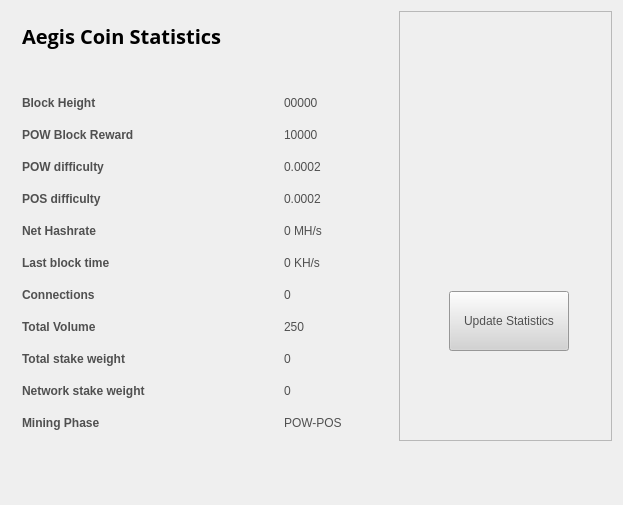
<?xml version="1.0" encoding="UTF-8"?>
<ui version="4.0">
 <class>StatisticsPage</class>
 <widget class="QWidget" name="StatisticsPage">
  <property name="windowModality">
   <enum>Qt::NonModal</enum>
  </property>
  <property name="geometry">
   <rect>
    <x>0</x>
    <y>0</y>
    <width>623</width>
    <height>505</height>
   </rect>
  </property>
  <property name="windowTitle">
   <string>Digging</string>
  </property>
  <property name="styleSheet">
   <string notr="true">color:#505050;
font-family:'Open Sans,sans-serif';</string>
  </property>
  <layout class="QGridLayout" name="gridLayout">
   <property name="sizeConstraint">
    <enum>QLayout::SetMaximumSize</enum>
   </property>
   <item row="0" column="1">
    <widget class="QFrame" name="frame">
     <property name="minimumSize">
      <size>
       <width>213</width>
       <height>0</height>
      </size>
     </property>
     <property name="frameShape">
      <enum>QFrame::StyledPanel</enum>
     </property>
     <property name="frameShadow">
      <enum>QFrame::Raised</enum>
     </property>
     <widget class="QPushButton" name="startButton">
      <property name="geometry">
       <rect>
        <x>50</x>
        <y>280</y>
        <width>120</width>
        <height>60</height>
       </rect>
      </property>
      <property name="sizePolicy">
       <sizepolicy hsizetype="Fixed" vsizetype="Fixed">
        <horstretch>0</horstretch>
        <verstretch>0</verstretch>
       </sizepolicy>
      </property>
      <property name="minimumSize">
       <size>
        <width>120</width>
        <height>60</height>
       </size>
      </property>
      <property name="styleSheet">
       <string notr="true">background:lightgrey;</string>
      </property>
      <property name="text">
       <string>Update Statistics</string>
      </property>
     </widget>
     <widget class="QLabel" name="label">
      <property name="geometry">
       <rect>
        <x>10</x>
        <y>70</y>
        <width>191</width>
        <height>191</height>
       </rect>
      </property>
      <property name="text">
       <string>&lt;!DOCTYPE HTML PUBLIC &quot;-//W3C//DTD HTML 4.0//EN&quot; &quot;http://www.w3.org/TR/REC-html40/strict.dtd&quot;&gt;
&lt;html&gt;&lt;head&gt;&lt;meta name=&quot;qrichtext&quot; content=&quot;1&quot; /&gt;&lt;style type=&quot;text/css&quot;&gt;
p, li { white-space: pre-wrap; }
&lt;/style&gt;&lt;/head&gt;&lt;body style=&quot; font-family:'Open Sans,sans-serif'; font-size:8pt; font-weight:400; font-style:normal;&quot;&gt;
&lt;p align=&quot;center&quot; style=&quot; margin-top:0px; margin-bottom:0px; margin-left:0px; margin-right:0px; -qt-block-indent:0; text-indent:0px;&quot;&gt;&lt;img src=&quot;:/icons/bitcoin_testnet&quot; /&gt;&lt;/p&gt;&lt;/body&gt;&lt;/html&gt;</string>
      </property>
     </widget>
    </widget>
   </item>
   <item row="0" column="0">
    <widget class="QFrame" name="gridFrame_2">
     <layout class="QGridLayout" name="gridLayout_4">
      <item row="3" column="0">
       <layout class="QFormLayout" name="formLayout_2">
        <property name="fieldGrowthPolicy">
         <enum>QFormLayout::FieldsStayAtSizeHint</enum>
        </property>
        <property name="horizontalSpacing">
         <number>139</number>
        </property>
        <property name="verticalSpacing">
         <number>18</number>
        </property>
        <property name="rightMargin">
         <number>0</number>
        </property>
        <item row="1" column="0">
         <widget class="QLabel" name="label_14">
          <property name="text">
           <string>&lt;html&gt;&lt;head/&gt;&lt;body&gt;&lt;p&gt;&lt;span style=&quot; font-weight:600;&quot;&gt;Block Height&lt;/span&gt;&lt;/p&gt;&lt;/body&gt;&lt;/html&gt;</string>
          </property>
         </widget>
        </item>
        <item row="1" column="1">
         <widget class="QLabel" name="heightBox">
          <property name="text">
           <string>00000</string>
          </property>
         </widget>
        </item>
        <item row="2" column="0">
         <widget class="QLabel" name="label_12">
          <property name="text">
           <string>&lt;html&gt;&lt;head/&gt;&lt;body&gt;&lt;p&gt;&lt;span style=&quot; font-weight:600;&quot;&gt;POW Block Reward&lt;/span&gt;&lt;/p&gt;&lt;/body&gt;&lt;/html&gt;</string>
          </property>
         </widget>
        </item>
        <item row="2" column="1">
         <widget class="QLabel" name="rewardBox">
          <property name="text">
           <string>10000</string>
          </property>
         </widget>
        </item>
        <item row="3" column="0">
         <widget class="QLabel" name="label_13">
          <property name="text">
           <string>&lt;html&gt;&lt;head/&gt;&lt;body&gt;&lt;p&gt;&lt;span style=&quot; font-weight:600;&quot;&gt;POW difficulty&lt;/span&gt;&lt;/p&gt;&lt;/body&gt;&lt;/html&gt;</string>
          </property>
         </widget>
        </item>
        <item row="3" column="1">
         <widget class="QLabel" name="diffBox">
          <property name="text">
           <string>0.0002</string>
          </property>
         </widget>
        </item>
        <item row="4" column="0">
         <widget class="QLabel" name="label_9">
          <property name="text">
           <string>&lt;html&gt;&lt;head/&gt;&lt;body&gt;&lt;p&gt;&lt;span style=&quot; font-weight:600;&quot;&gt;POS difficulty&lt;/span&gt;&lt;/p&gt;&lt;/body&gt;&lt;/html&gt;</string>
          </property>
         </widget>
        </item>
        <item row="4" column="1">
         <widget class="QLabel" name="diffBox2">
          <property name="text">
           <string>0.0002</string>
          </property>
         </widget>
        </item>
        <item row="5" column="1">
         <widget class="QLabel" name="pawrateBox">
          <property name="text">
           <string>0 MH/s</string>
          </property>
         </widget>
        </item>
        <item row="6" column="0">
         <widget class="QLabel" name="label3_2">
          <property name="sizePolicy">
           <sizepolicy hsizetype="Preferred" vsizetype="Maximum">
            <horstretch>0</horstretch>
            <verstretch>0</verstretch>
           </sizepolicy>
          </property>
          <property name="text">
           <string>&lt;html&gt;&lt;head/&gt;&lt;body&gt;&lt;p&gt;&lt;span style=&quot; font-weight:600;&quot;&gt;Last block time&lt;/span&gt;&lt;/p&gt;&lt;/body&gt;&lt;/html&gt;</string>
          </property>
         </widget>
        </item>
        <item row="6" column="1">
         <widget class="QLabel" name="localBox">
          <property name="text">
           <string>0 KH/s</string>
          </property>
         </widget>
        </item>
        <item row="7" column="0">
         <widget class="QLabel" name="label1_2">
          <property name="text">
           <string>&lt;html&gt;&lt;head/&gt;&lt;body&gt;&lt;p&gt;&lt;span style=&quot; font-weight:600;&quot;&gt;Connections&lt;/span&gt;&lt;/p&gt;&lt;/body&gt;&lt;/html&gt;</string>
          </property>
         </widget>
        </item>
        <item row="7" column="1">
         <widget class="QLabel" name="connectionBox">
          <property name="text">
           <string>0</string>
          </property>
         </widget>
        </item>
        <item row="8" column="0">
         <widget class="QLabel" name="label_8">
          <property name="text">
           <string>&lt;html&gt;&lt;head/&gt;&lt;body&gt;&lt;p&gt;&lt;span style=&quot; font-weight:600;&quot;&gt;Total Volume&lt;/span&gt;&lt;/p&gt;&lt;/body&gt;&lt;/html&gt;</string>
          </property>
         </widget>
        </item>
        <item row="8" column="1">
         <widget class="QLabel" name="volumeBox">
          <property name="text">
           <string>250</string>
          </property>
         </widget>
        </item>
        <item row="9" column="0">
         <widget class="QLabel" name="label_10">
          <property name="text">
           <string>&lt;html&gt;&lt;head/&gt;&lt;body&gt;&lt;p&gt;&lt;span style=&quot; font-weight:600;&quot;&gt;Total stake weight&lt;/span&gt;&lt;/p&gt;&lt;/body&gt;&lt;/html&gt;</string>
          </property>
         </widget>
        </item>
        <item row="9" column="1">
         <widget class="QLabel" name="minBox">
          <property name="text">
           <string>0</string>
          </property>
         </widget>
        </item>
        <item row="10" column="0">
         <widget class="QLabel" name="label_11">
          <property name="text">
           <string>&lt;html&gt;&lt;head/&gt;&lt;body&gt;&lt;p&gt;&lt;span style=&quot; font-weight:600;&quot;&gt;Network stake weight&lt;/span&gt;&lt;/p&gt;&lt;/body&gt;&lt;/html&gt;</string>
          </property>
         </widget>
        </item>
        <item row="10" column="1">
         <widget class="QLabel" name="maxBox">
          <property name="text">
           <string>0</string>
          </property>
         </widget>
        </item>
        <item row="11" column="0">
         <widget class="QLabel" name="label_15">
          <property name="text">
           <string>&lt;html&gt;&lt;head/&gt;&lt;body&gt;&lt;p&gt;&lt;span style=&quot; font-weight:600;&quot;&gt;Mining Phase&lt;/span&gt;&lt;/p&gt;&lt;/body&gt;&lt;/html&gt;</string>
          </property>
         </widget>
        </item>
        <item row="11" column="1">
         <widget class="QLabel" name="cBox">
          <property name="text">
           <string>POW-POS</string>
          </property>
         </widget>
        </item>
        <item row="5" column="0">
         <widget class="QLabel" name="label_16">
          <property name="text">
           <string>&lt;html&gt;&lt;head/&gt;&lt;body&gt;&lt;p&gt;&lt;span style=&quot; font-weight:600;&quot;&gt;Net Hashrate&lt;/span&gt;&lt;/p&gt;&lt;/body&gt;&lt;/html&gt;</string>
          </property>
         </widget>
        </item>
       </layout>
      </item>
      <item row="1" column="0">
       <layout class="QHBoxLayout" name="horizontalLayout_4">
        <property name="spacing">
         <number>7</number>
        </property>
        <item>
         <widget class="QLabel" name="label_5">
          <property name="font">
           <font>
            <family>Open Sans,sans-serif</family>
           </font>
          </property>
          <property name="text">
           <string>&lt;html&gt;&lt;head/&gt;&lt;body&gt;&lt;p&gt;&lt;span style=&quot; font-size:20px; font-weight:600; color:#000000;&quot;&gt;Aegis Coin Statistics&lt;/span&gt;&lt;/p&gt;&lt;/body&gt;&lt;/html&gt;</string>
          </property>
         </widget>
        </item>
        <item>
         <spacer name="horizontalSpacer_2">
          <property name="orientation">
           <enum>Qt::Horizontal</enum>
          </property>
          <property name="sizeHint" stdset="0">
           <size>
            <width>40</width>
            <height>20</height>
           </size>
          </property>
         </spacer>
        </item>
       </layout>
      </item>
      <item row="2" column="0">
       <spacer name="verticalSpacer_2">
        <property name="orientation">
         <enum>Qt::Vertical</enum>
        </property>
        <property name="sizeHint" stdset="0">
         <size>
          <width>20</width>
          <height>40</height>
         </size>
        </property>
       </spacer>
      </item>
     </layout>
    </widget>
   </item>
   <item row="1" column="0">
    <spacer name="verticalSpacer">
     <property name="orientation">
      <enum>Qt::Vertical</enum>
     </property>
     <property name="sizeHint" stdset="0">
      <size>
       <width>20</width>
       <height>40</height>
      </size>
     </property>
    </spacer>
   </item>
  </layout>
 </widget>
 <layoutdefault spacing="6" margin="11"/>
 <resources/>
 <connections/>
</ui>
